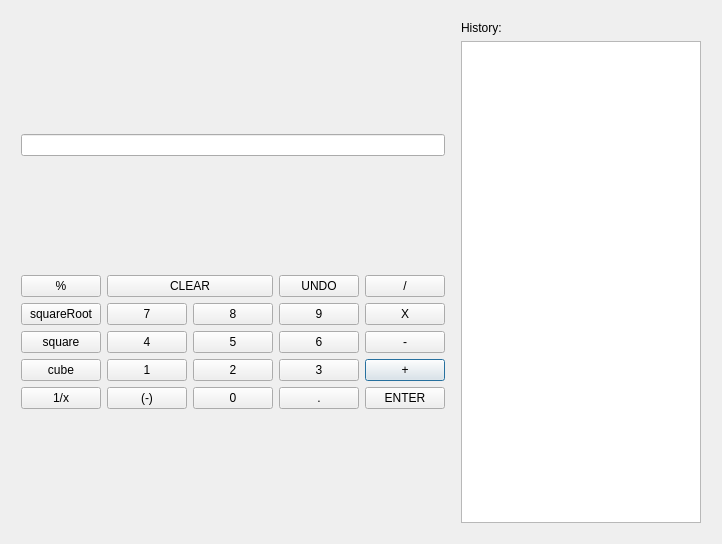
<?xml version="1.0" encoding="UTF-8"?>
<ui version="4.0">
 <class>Dialog</class>
 <widget class="QDialog" name="Dialog">
  <property name="geometry">
   <rect>
    <x>0</x>
    <y>0</y>
    <width>722</width>
    <height>544</height>
   </rect>
  </property>
  <property name="windowTitle">
   <string>Dialog</string>
  </property>
  <layout class="QGridLayout" name="gridLayout">
   <item row="0" column="0">
    <layout class="QHBoxLayout" name="overallHorizontalLayout">
     <property name="margin">
      <number>5</number>
     </property>
     <item>
      <layout class="QVBoxLayout" name="calculationsVerticalLayout">
       <property name="margin">
        <number>5</number>
       </property>
       <item>
        <widget class="QLineEdit" name="calculationsLineEdit"/>
       </item>
       <item>
        <layout class="QGridLayout" name="buttonsGridLayout">
         <item row="3" column="4">
          <widget class="QPushButton" name="addPushButton">
           <property name="text">
            <string>+</string>
           </property>
          </widget>
         </item>
         <item row="2" column="3">
          <widget class="QPushButton" name="sixPushButton">
           <property name="text">
            <string>6</string>
           </property>
          </widget>
         </item>
         <item row="1" column="3">
          <widget class="QPushButton" name="ninePushButton">
           <property name="text">
            <string>9</string>
           </property>
          </widget>
         </item>
         <item row="2" column="4">
          <widget class="QPushButton" name="subtractPushButton">
           <property name="text">
            <string>-</string>
           </property>
          </widget>
         </item>
         <item row="3" column="0">
          <widget class="QPushButton" name="cubePushButton">
           <property name="text">
            <string>cube</string>
           </property>
          </widget>
         </item>
         <item row="3" column="1">
          <widget class="QPushButton" name="onePushButton">
           <property name="text">
            <string>1</string>
           </property>
          </widget>
         </item>
         <item row="2" column="2">
          <widget class="QPushButton" name="fivePushButton">
           <property name="text">
            <string>5</string>
           </property>
          </widget>
         </item>
         <item row="3" column="3">
          <widget class="QPushButton" name="threePushButton">
           <property name="text">
            <string>3</string>
           </property>
          </widget>
         </item>
         <item row="1" column="2">
          <widget class="QPushButton" name="eightPushButton">
           <property name="text">
            <string>8</string>
           </property>
          </widget>
         </item>
         <item row="0" column="3">
          <widget class="QPushButton" name="undoPushButton">
           <property name="text">
            <string>UNDO</string>
           </property>
          </widget>
         </item>
         <item row="1" column="4">
          <widget class="QPushButton" name="multiplyPushButton">
           <property name="text">
            <string>X</string>
           </property>
          </widget>
         </item>
         <item row="0" column="4">
          <widget class="QPushButton" name="dividePushButton">
           <property name="text">
            <string>/</string>
           </property>
          </widget>
         </item>
         <item row="3" column="2">
          <widget class="QPushButton" name="twoPushButton">
           <property name="text">
            <string>2</string>
           </property>
          </widget>
         </item>
         <item row="0" column="0">
          <widget class="QPushButton" name="modulusPushButton">
           <property name="text">
            <string>%</string>
           </property>
          </widget>
         </item>
         <item row="2" column="0">
          <widget class="QPushButton" name="squarePushButton">
           <property name="text">
            <string>square</string>
           </property>
          </widget>
         </item>
         <item row="0" column="1" colspan="2">
          <widget class="QPushButton" name="clearPushButton">
           <property name="text">
            <string>CLEAR</string>
           </property>
          </widget>
         </item>
         <item row="1" column="1">
          <widget class="QPushButton" name="sevenPushButton">
           <property name="text">
            <string>7</string>
           </property>
          </widget>
         </item>
         <item row="2" column="1">
          <widget class="QPushButton" name="fourPushButton">
           <property name="text">
            <string>4</string>
           </property>
          </widget>
         </item>
         <item row="1" column="0">
          <widget class="QPushButton" name="sqrtPushButton">
           <property name="text">
            <string>squareRoot</string>
           </property>
          </widget>
         </item>
         <item row="4" column="2">
          <widget class="QPushButton" name="zeroPushButton">
           <property name="text">
            <string>0</string>
           </property>
          </widget>
         </item>
         <item row="4" column="1">
          <widget class="QPushButton" name="negatePushButton">
           <property name="text">
            <string>(-)</string>
           </property>
          </widget>
         </item>
         <item row="4" column="3">
          <widget class="QPushButton" name="decimalPushButton">
           <property name="text">
            <string>.</string>
           </property>
          </widget>
         </item>
         <item row="4" column="4">
          <widget class="QPushButton" name="enterPushButton">
           <property name="text">
            <string>ENTER</string>
           </property>
          </widget>
         </item>
         <item row="4" column="0">
          <widget class="QPushButton" name="inversePushButton">
           <property name="text">
            <string>1/x</string>
           </property>
          </widget>
         </item>
        </layout>
       </item>
      </layout>
     </item>
     <item>
      <layout class="QVBoxLayout" name="historyVerticalLayout">
       <property name="margin">
        <number>5</number>
       </property>
       <item>
        <widget class="QLabel" name="historyLabel">
         <property name="text">
          <string>History:</string>
         </property>
         <property name="alignment">
          <set>Qt::AlignLeading|Qt::AlignLeft|Qt::AlignVCenter</set>
         </property>
        </widget>
       </item>
       <item>
        <widget class="QListWidget" name="listWidget"/>
       </item>
      </layout>
     </item>
    </layout>
   </item>
  </layout>
 </widget>
 <resources/>
 <connections/>
</ui>
